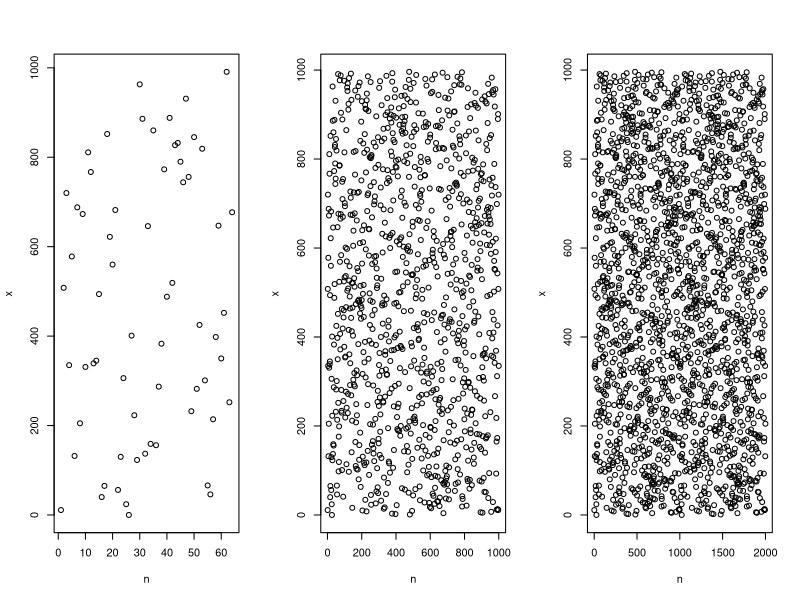
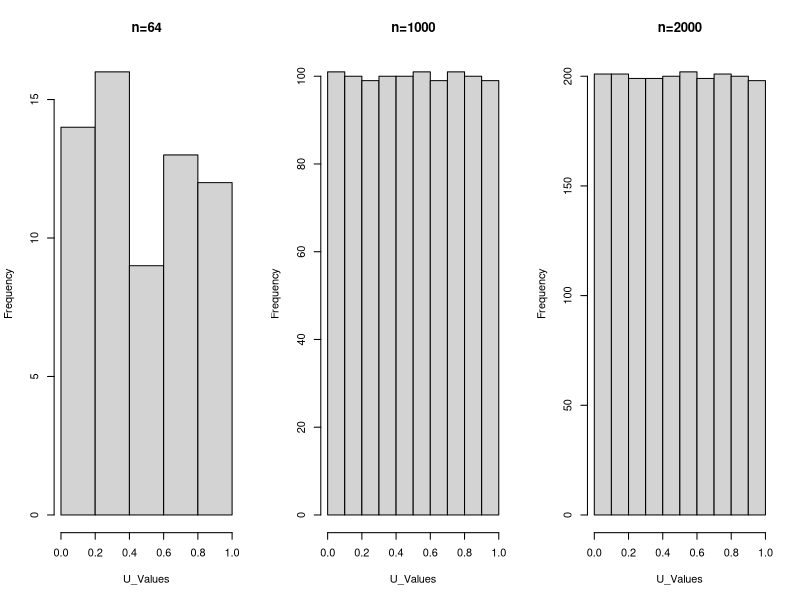
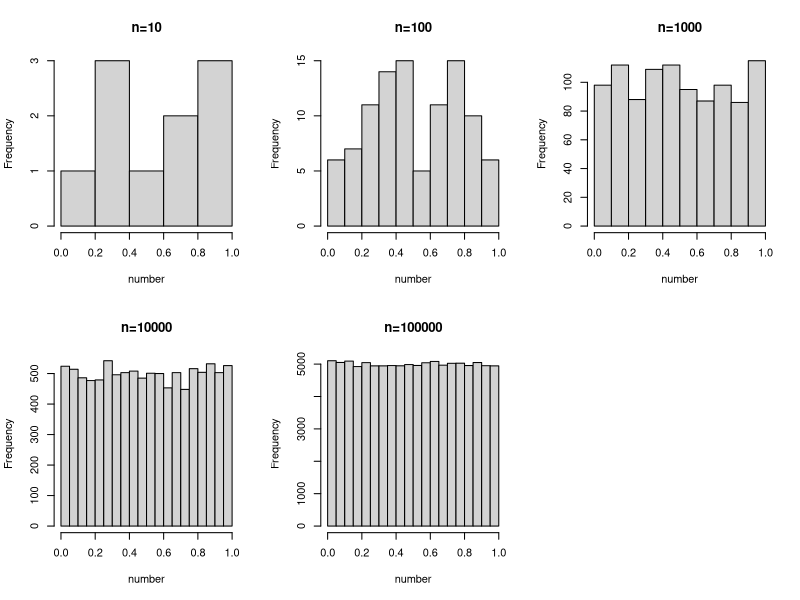
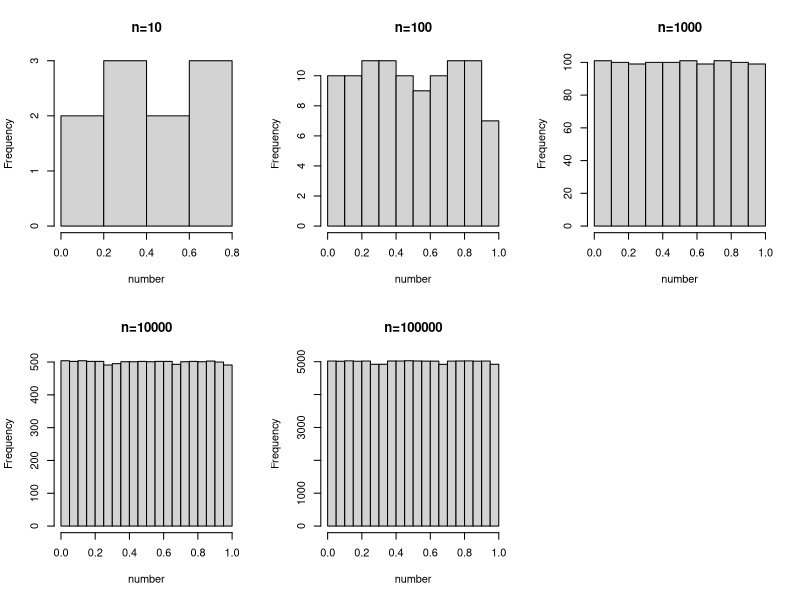
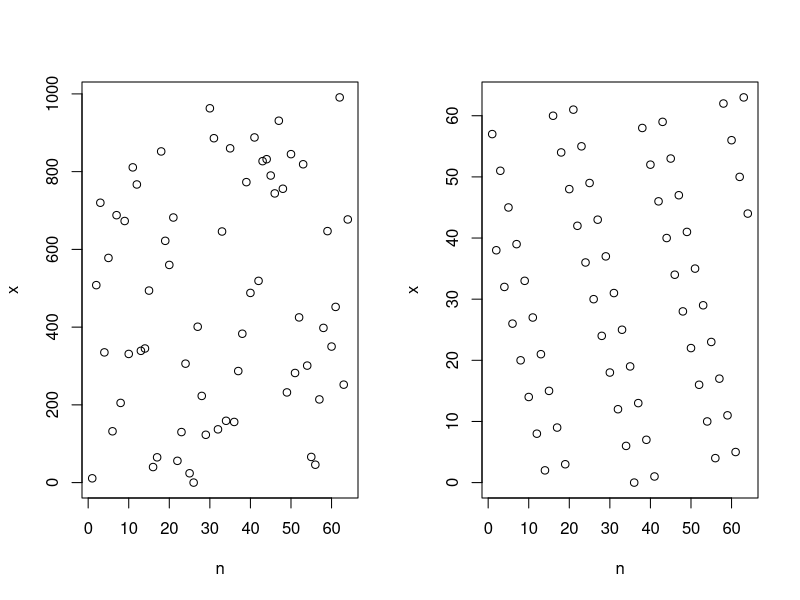
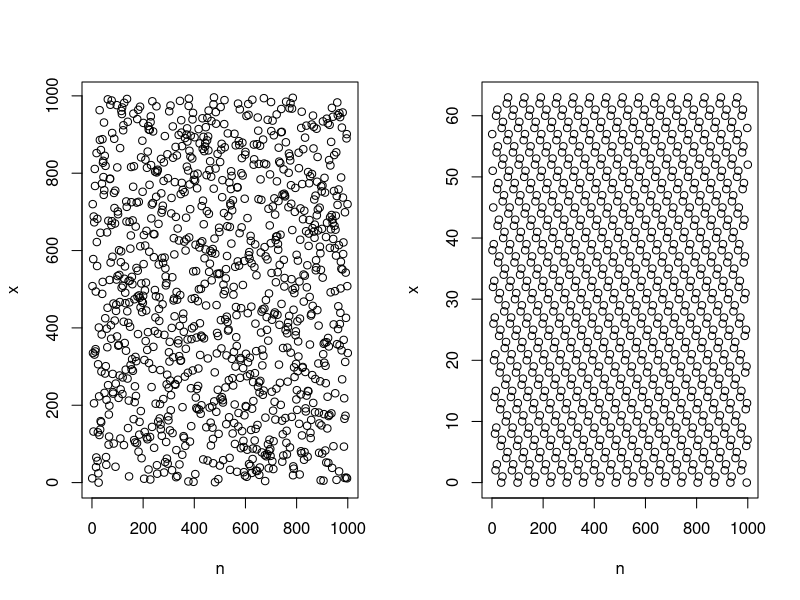
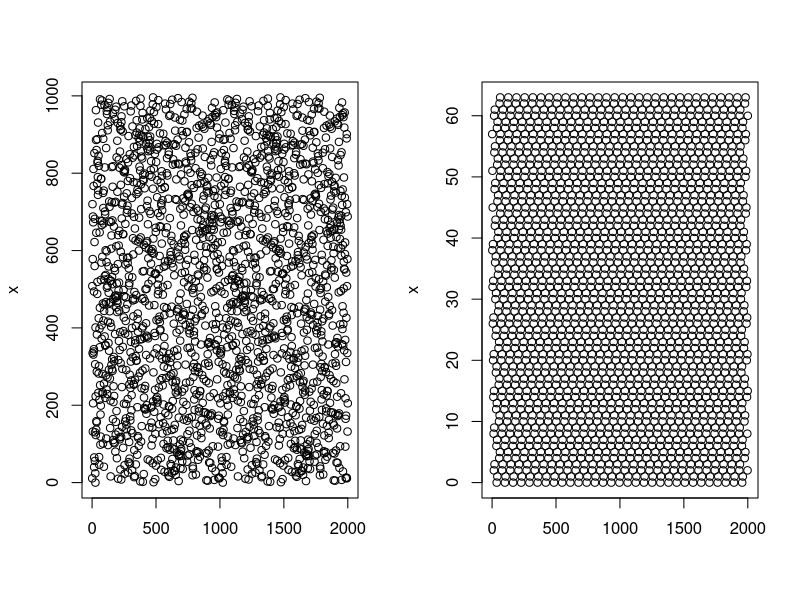

Generate these figures, in order, with R:
#a)
x <- function(i,a,b,d){
  return ((a*i+b)%%d)
}

u <- function(i,m){
  return (i/m)
}

GCL <- function(a,b,d,n,s){
  algo=c(s)
  ui=numeric()
  for(i in 1:(n-1)){
    algo=c(algo,x(s,a,b,d))
    ui=c(ui,u(s,d))
    s=x(s,a,b,d)
  }
  ui=c(ui,u(s,d))
  return(data.frame(X=algo,U=ui))
}

#b)
GLC64=GCL(191,401,997,64,11)
print(GLC64$X)


GLC1000=GCL(191,401,997,1000,11)
print(GLC1000$X)


GLC2000=GCL(191,401,997,2000,11)
print(GLC2000$X)


#c)

dfGLC <- function(n,v){
  y1= numeric()
  for (i in 1:n){
    y1<-c(y1,i)
  }
  df <- data.frame(x=y1, y=v, stringsAsFactors = FALSE)
  return (df)
}


par(mfrow=c(1,3))
lala = dfGLC(64,GLC64$X)
plot(lala,xlab="n",ylab="x")

lala2=dfGLC(1000,GLC1000$X)
plot(lala2,xlab="n",ylab="x")

lala3=dfGLC(2000,GLC2000$X)
plot(lala3,xlab="n",ylab="x")

#d)

hist(GLC64$U,main="n=64",xlab="U_Values")
hist(GLC1000$U,main="n=1000",xlab="U_Values")
hist(GLC2000$U,main="n=2000",xlab="U_Values")

#e) ---------

#f)

attach(mtcars)
par(mfrow=c(2,3))
set.seed(1)
hist(runif(10, min = 0, max = 1),main="n=10",xlab = "number")
hist(runif(100, min = 0, max = 1),main="n=100",xlab = "number")
hist(runif(1000, min = 0, max = 1),main="n=1000",xlab = "number")
hist(runif(10000, min = 0, max = 1),main="n=10000",xlab = "number")
hist(runif(100000, min = 0, max = 1),main="n=100000",xlab = "number")

attach(mtcars)
par(mfrow=c(2,3))
hist(GCL(191,401,997,10,11)$U,main="n=10",xlab = "number")
hist(GCL(191,401,997,100,11)$U,main="n=100",xlab = "number")
hist(GCL(191,401,997,1000,11)$U,main="n=1000",xlab = "number")
hist(GCL(191,401,997,10000,11)$U,main="n=10000",xlab = "number")
hist(GCL(191,401,997,100000,11)$U,main="n=100000",xlab = "number")

#g)

g64=GCL(33,13,64,64,57)
g1000=GCL(33,13,64,1000,57)
g2000=GCL(33,13,64,2000,57)

#64
par(mfrow=c(1,2))
lala = dfGLC(64,GLC64$X)
plot(lala,xlab="n",ylab="x")

lala64=dfGLC(64,g64$X)
plot(lala64,xlab="n",ylab="x")

#1000
lala2=dfGLC(1000,GLC1000$X)
plot(lala2,xlab="n",ylab="x")

lala1000=dfGLC(1000,g1000$X)
plot(lala1000,xlab="n",ylab="x")


#2000
lala3=dfGLC(2000,GLC2000$X)
plot(lala3,xlab="",ylab="x")

lala2000=dfGLC(2000,g2000$X)
plot(lala2000,xlab="",ylab="x")

par(mfrow=c(1,1))



#h)





